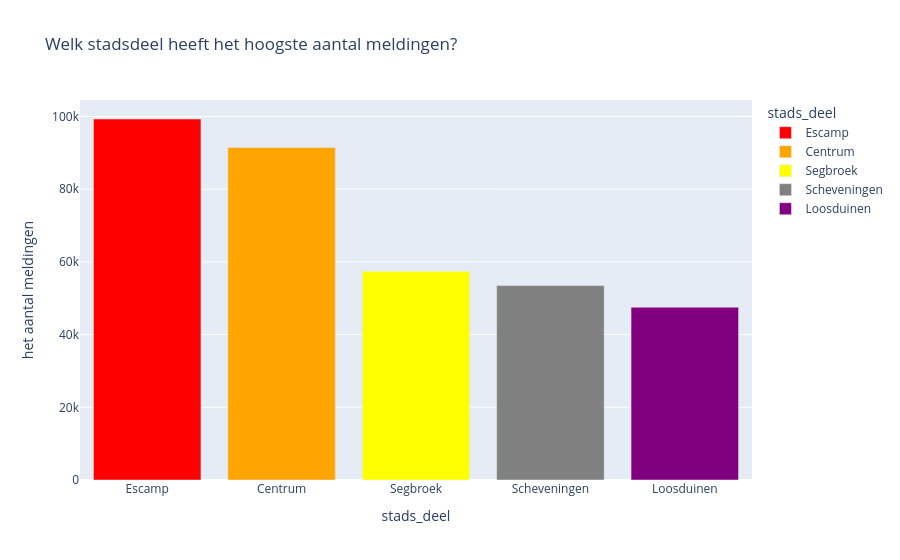

Notebook cell for this chart:
### Code cell
fig.show()

### Figure 1 — Plotly figure (JSON) as saved in the notebook; plotly's stock layout.template omitted (floating-point values rounded to 4 significant figures)
{"data": [{"alignmentgroup": "True", "hovertemplate": "stads_deel=%{x}<br>het aantal meldingen=%{y}<extra></extra>", "legendgroup": "Escamp", "marker": {"color": "red", "pattern": {"shape": ""}}, "name": "Escamp", "offsetgroup": "Escamp", "orientation": "v", "showlegend": true, "textposition": "auto", "type": "bar", "x": ["Escamp"], "xaxis": "x", "y": [99316], "yaxis": "y"}, {"alignmentgroup": "True", "hovertemplate": "stads_deel=%{x}<br>het aantal meldingen=%{y}<extra></extra>", "legendgroup": "Centrum", "marker": {"color": "orange", "pattern": {"shape": ""}}, "name": "Centrum", "offsetgroup": "Centrum", "orientation": "v", "showlegend": true, "textposition": "auto", "type": "bar", "x": ["Centrum"], "xaxis": "x", "y": [91480], "yaxis": "y"}, {"alignmentgroup": "True", "hovertemplate": "stads_deel=%{x}<br>het aantal meldingen=%{y}<extra></extra>", "legendgroup": "Segbroek", "marker": {"color": "yellow", "pattern": {"shape": ""}}, "name": "Segbroek", "offsetgroup": "Segbroek", "orientation": "v", "showlegend": true, "textposition": "auto", "type": "bar", "x": ["Segbroek"], "xaxis": "x", "y": [57405], "yaxis": "y"}, {"alignmentgroup": "True", "hovertemplate": "stads_deel=%{x}<br>het aantal meldingen=%{y}<extra></extra>", "legendgroup": "Scheveningen", "marker": {"color": "grey", "pattern": {"shape": ""}}, "name": "Scheveningen", "offsetgroup": "Scheveningen", "orientation": "v", "showlegend": true, "textposition": "auto", "type": "bar", "x": ["Scheveningen"], "xaxis": "x", "y": [53477], "yaxis": "y"}, {"alignmentgroup": "True", "hovertemplate": "stads_deel=%{x}<br>het aantal meldingen=%{y}<extra></extra>", "legendgroup": "Loosduinen", "marker": {"color": "purple", "pattern": {"shape": ""}}, "name": "Loosduinen", "offsetgroup": "Loosduinen", "orientation": "v", "showlegend": true, "textposition": "auto", "type": "bar", "x": ["Loosduinen"], "xaxis": "x", "y": [47535], "yaxis": "y"}], "layout": {"barmode": "relative", "legend": {"title": {"text": "stads_deel"}, "tracegroupgap": 0}, "title": {"text": "Welk stadsdeel heeft het hoogste aantal meldingen?"}, "xaxis": {"anchor": "y", "categoryarray": ["Escamp", "Centrum", "Segbroek", "Scheveningen", "Loosduinen"], "categoryorder": "array", "domain": [0, 1], "title": {"text": "stads_deel"}}, "yaxis": {"anchor": "x", "domain": [0, 1], "title": {"text": "het aantal meldingen"}}}}
